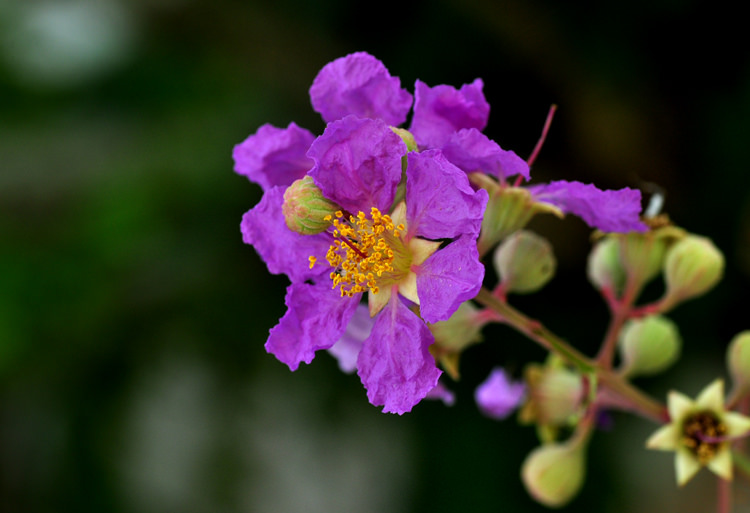
#> input picture train.jpg, 750 x 513 px
$ python getInforImage.py   (Python 2 division)
#> lines starting #> are read from the running program, lines starting #| are printed output that depends on the picture
import argparse
import cv2

# ap = argparse.ArgumentParser()

# ap.add_argument("-i", "--image", required = True,
#                 help = "Path to the image")
# args = vars(ap.parse_args())

image = cv2.imread("train.jpg", 0)
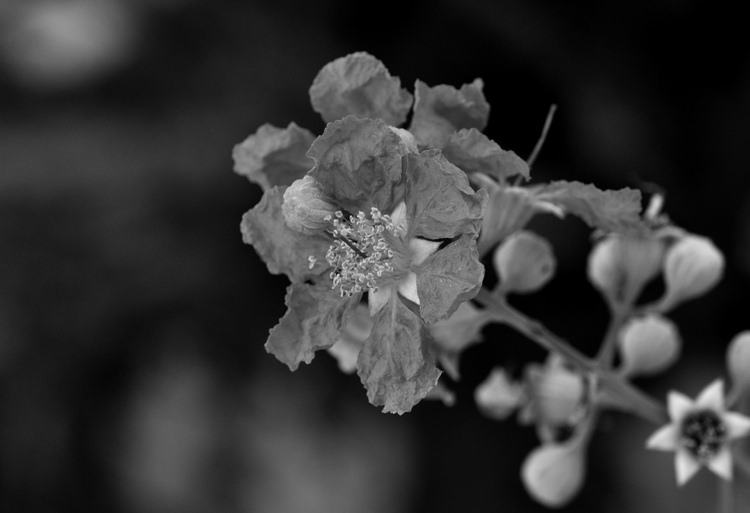
#> image: shape (513, 750); min 0, max 228, mean 53
print "width: %d pixels" % (image.shape[1])
#| width: 750 pixels
print "height: %d pixels" % (image.shape[0])
#| height: 513 pixels
#> (the run stopped early here; a loop or call above may not have finished)

$ run again, with 5.JPG copied over train.jpg
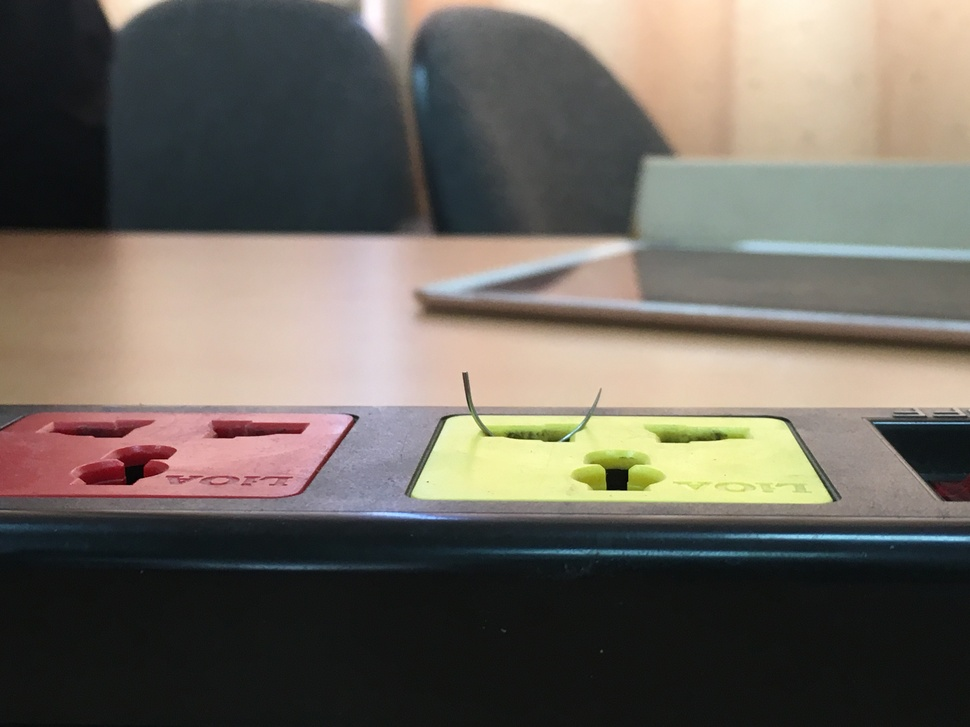
#> input picture 5.JPG, 970 x 727 px, shrunk from 4032 x 3024 before the run
#> `image = cv2.imread("train.jpg", 0)`:
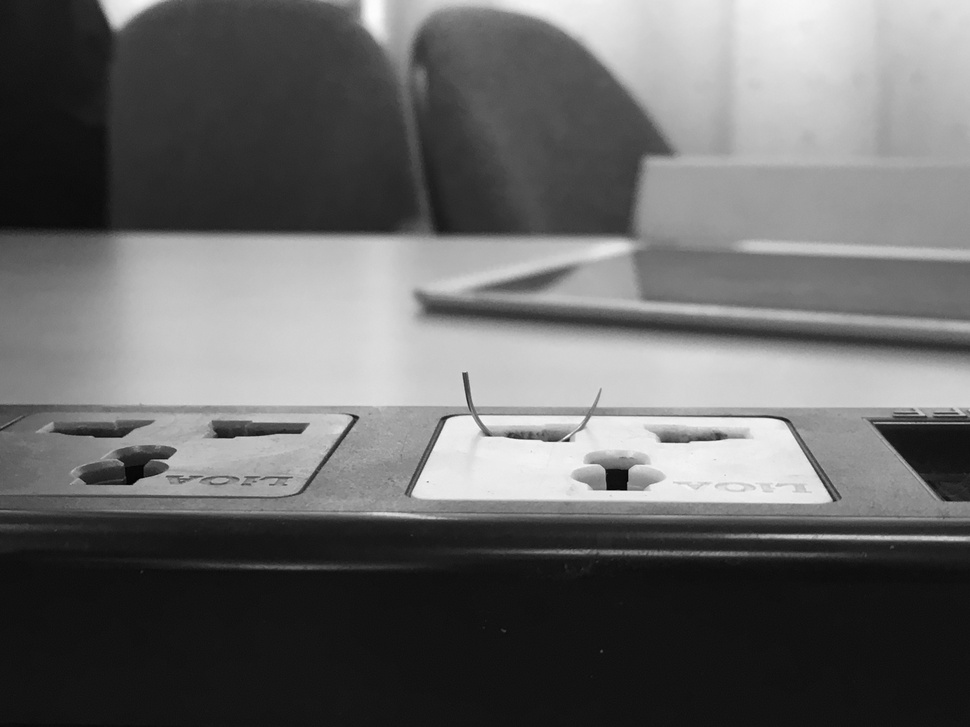
#> image: shape (727, 970); min 0, max 253, mean 103.6
#| width: 970 pixels
#| height: 727 pixels

$ run again, with hung.jpg copied over train.jpg
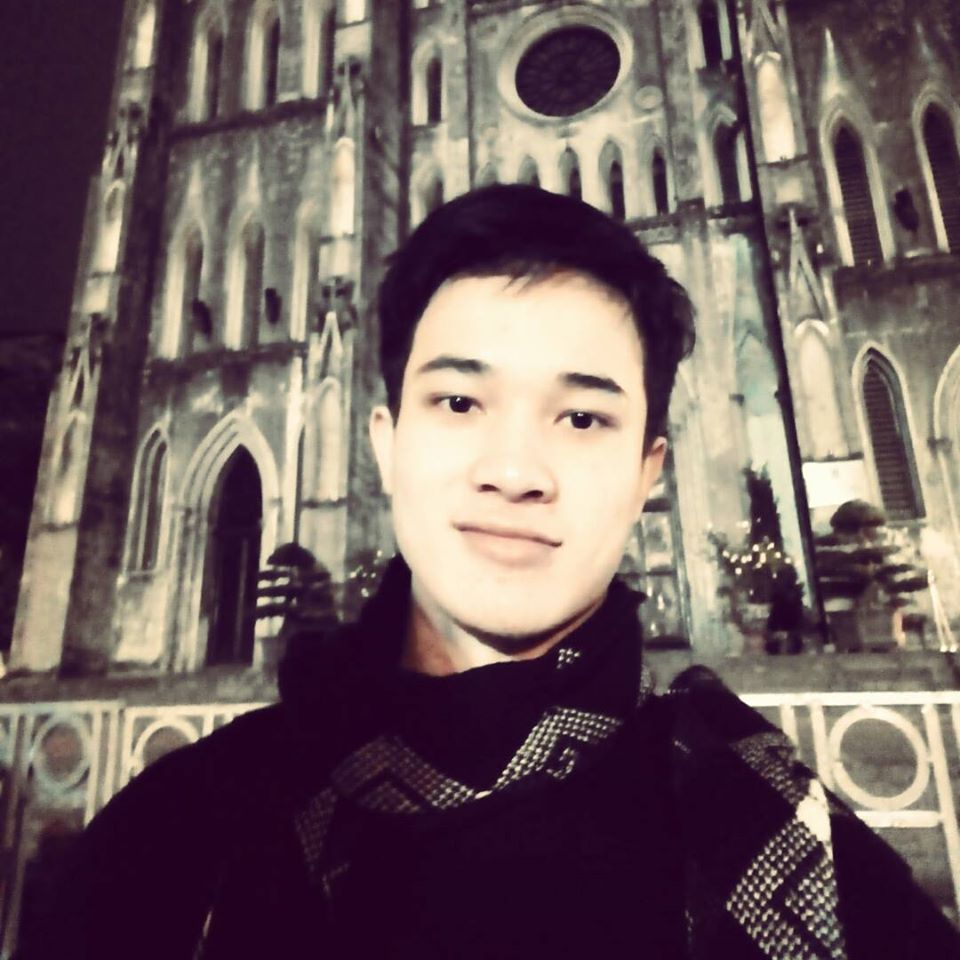
#> input picture hung.jpg, 960 x 960 px
#> `image = cv2.imread("train.jpg", 0)`:
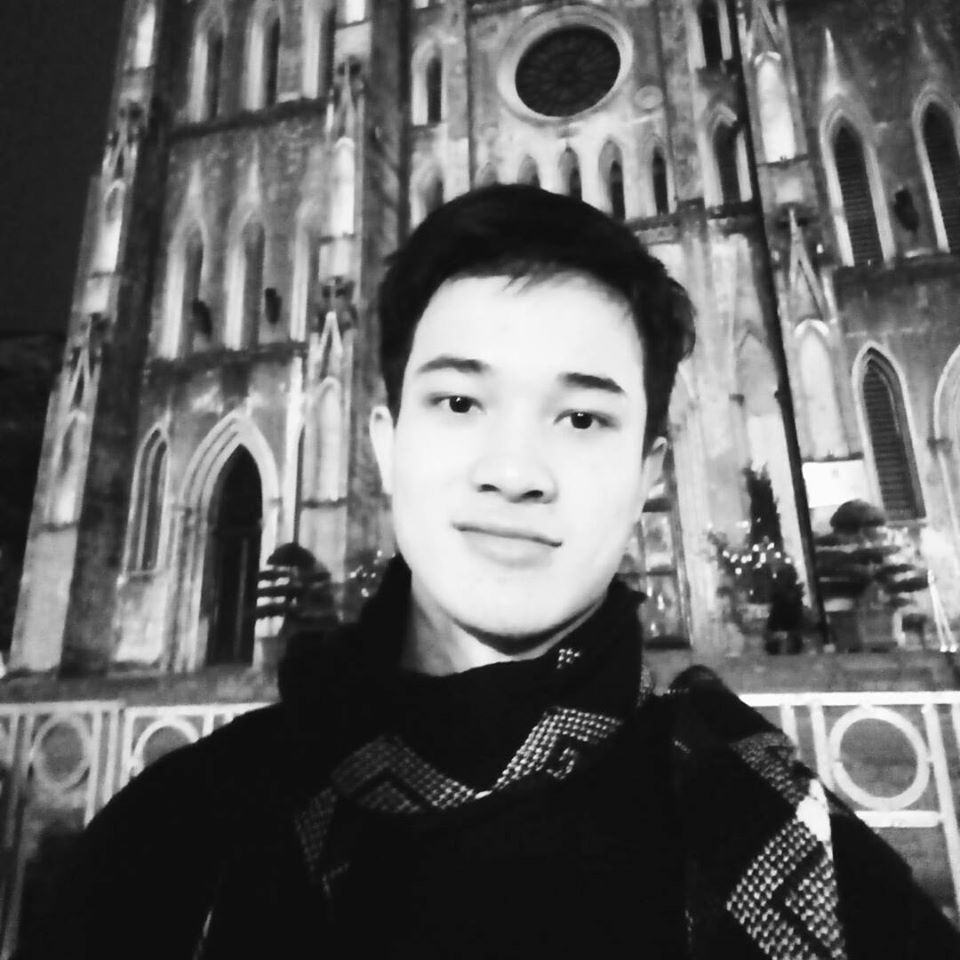
#> image: shape (960, 960); min 7, max 255, mean 99.9
#| width: 960 pixels
#| height: 960 pixels
